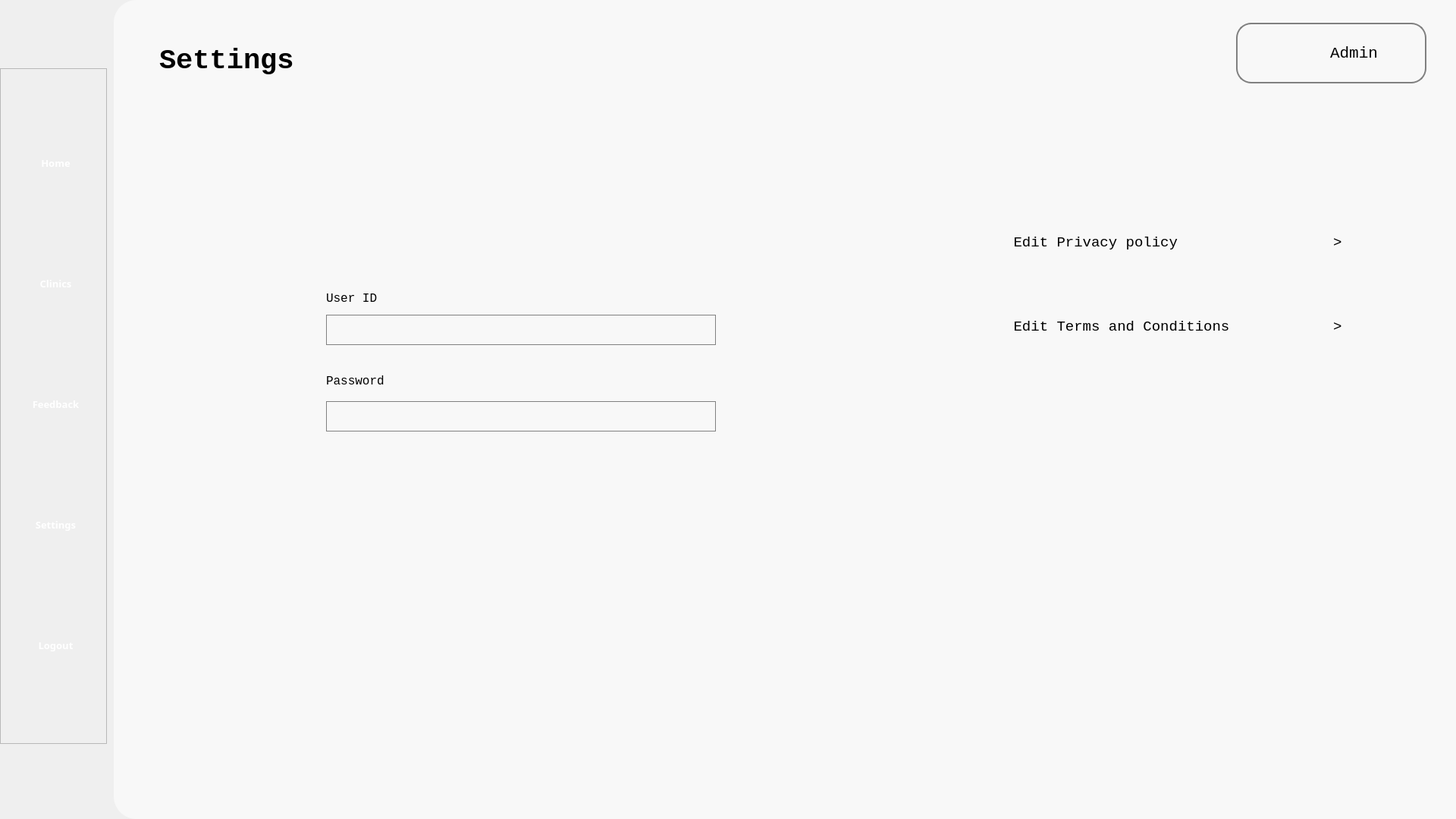
<?xml version="1.0" encoding="UTF-8"?>
<ui version="4.0">
 <class>Form</class>
 <widget class="QWidget" name="Form">
  <property name="geometry">
   <rect>
    <x>0</x>
    <y>0</y>
    <width>1920</width>
    <height>1080</height>
   </rect>
  </property>
  <property name="windowTitle">
   <string>Form</string>
  </property>
  <property name="styleSheet">
   <string notr="true">background-color: &quot;#B6D0E2&quot; </string>
  </property>
  <widget class="QWidget" name="whitebg" native="true">
   <property name="geometry">
    <rect>
     <x>150</x>
     <y>0</y>
     <width>1771</width>
     <height>1080</height>
    </rect>
   </property>
   <property name="styleSheet">
    <string notr="true">background-color: #F8F8F8;
border-bottom-left-radius: 30px;
border-top-left-radius: 30px;</string>
   </property>
   <widget class="QLabel" name="settings_label">
    <property name="geometry">
     <rect>
      <x>60</x>
      <y>40</y>
      <width>481</width>
      <height>81</height>
     </rect>
    </property>
    <property name="font">
     <font>
      <family>Consolas</family>
      <pointsize>28</pointsize>
      <weight>75</weight>
      <bold>true</bold>
     </font>
    </property>
    <property name="text">
     <string>Settings</string>
    </property>
   </widget>
   <widget class="QFrame" name="updateFrame">
    <property name="geometry">
     <rect>
      <x>180</x>
      <y>160</y>
      <width>741</width>
      <height>461</height>
     </rect>
    </property>
    <widget class="QWidget" name="layoutWidget">
     <property name="geometry">
      <rect>
       <x>100</x>
       <y>41</y>
       <width>518</width>
       <height>391</height>
      </rect>
     </property>
     <layout class="QVBoxLayout" name="verticalLayout_2">
      <property name="spacing">
       <number>15</number>
      </property>
      <item>
       <layout class="QVBoxLayout" name="name_layout">
        <property name="spacing">
         <number>10</number>
        </property>
        <item>
         <layout class="QHBoxLayout" name="horizontalLayout">
          <item>
           <spacer name="horizontalSpacer">
            <property name="orientation">
             <enum>Qt::Horizontal</enum>
            </property>
            <property name="sizeType">
             <enum>QSizePolicy::Fixed</enum>
            </property>
            <property name="sizeHint" stdset="0">
             <size>
              <width>175</width>
              <height>20</height>
             </size>
            </property>
           </spacer>
          </item>
          <item>
           <widget class="QLabel" name="profile_icon_2">
            <property name="minimumSize">
             <size>
              <width>150</width>
              <height>150</height>
             </size>
            </property>
            <property name="maximumSize">
             <size>
              <width>150</width>
              <height>150</height>
             </size>
            </property>
            <property name="styleSheet">
             <string notr="true">border: none</string>
            </property>
            <property name="text">
             <string/>
            </property>
            <property name="pixmap">
             <pixmap>../Images/icon/profile_icon.png</pixmap>
            </property>
            <property name="scaledContents">
             <bool>true</bool>
            </property>
           </widget>
          </item>
          <item>
           <spacer name="horizontalSpacer_2">
            <property name="orientation">
             <enum>Qt::Horizontal</enum>
            </property>
            <property name="sizeType">
             <enum>QSizePolicy::Fixed</enum>
            </property>
            <property name="sizeHint" stdset="0">
             <size>
              <width>175</width>
              <height>20</height>
             </size>
            </property>
           </spacer>
          </item>
         </layout>
        </item>
        <item>
         <widget class="QLabel" name="user_id">
          <property name="maximumSize">
           <size>
            <width>514</width>
            <height>23</height>
           </size>
          </property>
          <property name="font">
           <font>
            <family>Consolas</family>
            <pointsize>12</pointsize>
           </font>
          </property>
          <property name="text">
           <string>User ID</string>
          </property>
         </widget>
        </item>
        <item>
         <widget class="QLabel" name="user_id_display">
          <property name="minimumSize">
           <size>
            <width>514</width>
            <height>40</height>
           </size>
          </property>
          <property name="maximumSize">
           <size>
            <width>514</width>
            <height>40</height>
           </size>
          </property>
          <property name="font">
           <font>
            <family>Consolas</family>
            <pointsize>10</pointsize>
           </font>
          </property>
          <property name="styleSheet">
           <string notr="true">border-radius: 0px; border: 1px solid #808080</string>
          </property>
          <property name="text">
           <string/>
          </property>
         </widget>
        </item>
       </layout>
      </item>
      <item>
       <layout class="QVBoxLayout" name="pass_layout">
        <item>
         <widget class="QLabel" name="pas">
          <property name="maximumSize">
           <size>
            <width>514</width>
            <height>23</height>
           </size>
          </property>
          <property name="font">
           <font>
            <family>Consolas</family>
            <pointsize>12</pointsize>
           </font>
          </property>
          <property name="text">
           <string>Password</string>
          </property>
         </widget>
        </item>
        <item>
         <widget class="QLabel" name="pass_display">
          <property name="minimumSize">
           <size>
            <width>514</width>
            <height>40</height>
           </size>
          </property>
          <property name="maximumSize">
           <size>
            <width>514</width>
            <height>40</height>
           </size>
          </property>
          <property name="font">
           <font>
            <family>Consolas</family>
            <pointsize>10</pointsize>
           </font>
          </property>
          <property name="styleSheet">
           <string notr="true">border-radius: 0px; border: 1px solid #808080</string>
          </property>
          <property name="text">
           <string/>
          </property>
         </widget>
        </item>
       </layout>
      </item>
     </layout>
    </widget>
   </widget>
   <widget class="QWidget" name="layoutWidget_2">
    <property name="geometry">
     <rect>
      <x>1130</x>
      <y>270</y>
      <width>548</width>
      <height>211</height>
     </rect>
    </property>
    <layout class="QVBoxLayout" name="btn_layout">
     <property name="spacing">
      <number>50</number>
     </property>
     <item>
      <widget class="QPushButton" name="edit_policy_btn">
       <property name="minimumSize">
        <size>
         <width>546</width>
         <height>0</height>
        </size>
       </property>
       <property name="maximumSize">
        <size>
         <width>546</width>
         <height>16777215</height>
        </size>
       </property>
       <property name="font">
        <font>
         <family>Consolas</family>
         <pointsize>14</pointsize>
        </font>
       </property>
       <property name="styleSheet">
        <string notr="true">border-radius: 10; background-color: transparent; color: black</string>
       </property>
       <property name="text">
        <string>Edit Privacy policy                  &gt;</string>
       </property>
      </widget>
     </item>
     <item>
      <widget class="QPushButton" name="edit_tnc_btn">
       <property name="minimumSize">
        <size>
         <width>546</width>
         <height>0</height>
        </size>
       </property>
       <property name="maximumSize">
        <size>
         <width>546</width>
         <height>16777215</height>
        </size>
       </property>
       <property name="font">
        <font>
         <family>Consolas</family>
         <pointsize>14</pointsize>
        </font>
       </property>
       <property name="styleSheet">
        <string notr="true">border-radius: 10; background-color: transparent; color: black</string>
       </property>
       <property name="text">
        <string>Edit Terms and Conditions            &gt;</string>
       </property>
      </widget>
     </item>
    </layout>
   </widget>
   <widget class="QFrame" name="user_frame">
    <property name="geometry">
     <rect>
      <x>1480</x>
      <y>30</y>
      <width>251</width>
      <height>80</height>
     </rect>
    </property>
    <property name="styleSheet">
     <string notr="true">border-radius: 20px; border: 2px solid #808080</string>
    </property>
    <property name="frameShape">
     <enum>QFrame::StyledPanel</enum>
    </property>
    <property name="frameShadow">
     <enum>QFrame::Raised</enum>
    </property>
    <widget class="QLabel" name="profile_icon">
     <property name="geometry">
      <rect>
       <x>10</x>
       <y>10</y>
       <width>60</width>
       <height>60</height>
      </rect>
     </property>
     <property name="styleSheet">
      <string notr="true">border: none</string>
     </property>
     <property name="text">
      <string/>
     </property>
     <property name="pixmap">
      <pixmap>../Images/icon/profile_icon.png</pixmap>
     </property>
     <property name="scaledContents">
      <bool>true</bool>
     </property>
    </widget>
    <widget class="QPushButton" name="profile_btn">
     <property name="geometry">
      <rect>
       <x>120</x>
       <y>25</y>
       <width>71</width>
       <height>31</height>
      </rect>
     </property>
     <property name="font">
      <font>
       <family>Consolas</family>
       <pointsize>16</pointsize>
      </font>
     </property>
     <property name="styleSheet">
      <string notr="true">border: none</string>
     </property>
     <property name="text">
      <string>Admin</string>
     </property>
    </widget>
   </widget>
  </widget>
  <widget class="QFrame" name="frame">
   <property name="geometry">
    <rect>
     <x>0</x>
     <y>90</y>
     <width>141</width>
     <height>891</height>
    </rect>
   </property>
   <property name="frameShape">
    <enum>QFrame::StyledPanel</enum>
   </property>
   <property name="frameShadow">
    <enum>QFrame::Raised</enum>
   </property>
   <widget class="QWidget" name="layoutWidget_3">
    <property name="geometry">
     <rect>
      <x>31</x>
      <y>20</y>
      <width>87</width>
      <height>851</height>
     </rect>
    </property>
    <layout class="QVBoxLayout" name="verticalLayout">
     <item>
      <widget class="QToolButton" name="home_navigation">
       <property name="enabled">
        <bool>true</bool>
       </property>
       <property name="sizePolicy">
        <sizepolicy hsizetype="Fixed" vsizetype="Fixed">
         <horstretch>0</horstretch>
         <verstretch>0</verstretch>
        </sizepolicy>
       </property>
       <property name="minimumSize">
        <size>
         <width>85</width>
         <height>96</height>
        </size>
       </property>
       <property name="maximumSize">
        <size>
         <width>85</width>
         <height>96</height>
        </size>
       </property>
       <property name="font">
        <font>
         <family>Source Sans Pro Semibold</family>
         <pointsize>10</pointsize>
         <weight>75</weight>
         <bold>true</bold>
        </font>
       </property>
       <property name="styleSheet">
        <string notr="true">border: none; 
color: white;</string>
       </property>
       <property name="text">
        <string>   Home   </string>
       </property>
       <property name="icon">
        <iconset>
         <normaloff>../Images/nav_images/home_page_icon.png</normaloff>../Images/nav_images/home_page_icon.png</iconset>
       </property>
       <property name="iconSize">
        <size>
         <width>70</width>
         <height>70</height>
        </size>
       </property>
       <property name="toolButtonStyle">
        <enum>Qt::ToolButtonTextUnderIcon</enum>
       </property>
      </widget>
     </item>
     <item>
      <widget class="QToolButton" name="clinic_navigation">
       <property name="enabled">
        <bool>true</bool>
       </property>
       <property name="sizePolicy">
        <sizepolicy hsizetype="Fixed" vsizetype="Fixed">
         <horstretch>0</horstretch>
         <verstretch>0</verstretch>
        </sizepolicy>
       </property>
       <property name="minimumSize">
        <size>
         <width>85</width>
         <height>96</height>
        </size>
       </property>
       <property name="maximumSize">
        <size>
         <width>85</width>
         <height>96</height>
        </size>
       </property>
       <property name="font">
        <font>
         <family>Source Sans Pro Semibold</family>
         <pointsize>10</pointsize>
         <weight>75</weight>
         <bold>true</bold>
        </font>
       </property>
       <property name="styleSheet">
        <string notr="true">border: none; 
color: white;</string>
       </property>
       <property name="text">
        <string>Clinics</string>
       </property>
       <property name="icon">
        <iconset>
         <normaloff>../Images/nav_images/services_icon.png</normaloff>../Images/nav_images/services_icon.png</iconset>
       </property>
       <property name="iconSize">
        <size>
         <width>70</width>
         <height>70</height>
        </size>
       </property>
       <property name="toolButtonStyle">
        <enum>Qt::ToolButtonTextUnderIcon</enum>
       </property>
      </widget>
     </item>
     <item>
      <widget class="QToolButton" name="feedback_navigation">
       <property name="enabled">
        <bool>true</bool>
       </property>
       <property name="sizePolicy">
        <sizepolicy hsizetype="Fixed" vsizetype="Fixed">
         <horstretch>0</horstretch>
         <verstretch>0</verstretch>
        </sizepolicy>
       </property>
       <property name="minimumSize">
        <size>
         <width>85</width>
         <height>96</height>
        </size>
       </property>
       <property name="maximumSize">
        <size>
         <width>85</width>
         <height>96</height>
        </size>
       </property>
       <property name="font">
        <font>
         <family>Source Sans Pro Semibold</family>
         <pointsize>10</pointsize>
         <weight>75</weight>
         <bold>true</bold>
        </font>
       </property>
       <property name="styleSheet">
        <string notr="true">border: none; 
color: white;</string>
       </property>
       <property name="text">
        <string>Feedback</string>
       </property>
       <property name="icon">
        <iconset>
         <normaloff>../Images/nav_images/feedback_icon.png</normaloff>../Images/nav_images/feedback_icon.png</iconset>
       </property>
       <property name="iconSize">
        <size>
         <width>70</width>
         <height>70</height>
        </size>
       </property>
       <property name="toolButtonStyle">
        <enum>Qt::ToolButtonTextUnderIcon</enum>
       </property>
      </widget>
     </item>
     <item>
      <widget class="QToolButton" name="settings_navigation">
       <property name="enabled">
        <bool>true</bool>
       </property>
       <property name="sizePolicy">
        <sizepolicy hsizetype="Fixed" vsizetype="Fixed">
         <horstretch>0</horstretch>
         <verstretch>0</verstretch>
        </sizepolicy>
       </property>
       <property name="minimumSize">
        <size>
         <width>85</width>
         <height>96</height>
        </size>
       </property>
       <property name="maximumSize">
        <size>
         <width>85</width>
         <height>96</height>
        </size>
       </property>
       <property name="font">
        <font>
         <family>Source Sans Pro Semibold</family>
         <pointsize>10</pointsize>
         <weight>75</weight>
         <bold>true</bold>
        </font>
       </property>
       <property name="styleSheet">
        <string notr="true">border: none; 
color: white;</string>
       </property>
       <property name="text">
        <string>Settings</string>
       </property>
       <property name="icon">
        <iconset>
         <normaloff>../Images/nav_images/settings_page_icon.png</normaloff>../Images/nav_images/settings_page_icon.png</iconset>
       </property>
       <property name="iconSize">
        <size>
         <width>70</width>
         <height>70</height>
        </size>
       </property>
       <property name="toolButtonStyle">
        <enum>Qt::ToolButtonTextUnderIcon</enum>
       </property>
      </widget>
     </item>
     <item>
      <widget class="QToolButton" name="logout_navigation">
       <property name="enabled">
        <bool>true</bool>
       </property>
       <property name="sizePolicy">
        <sizepolicy hsizetype="Fixed" vsizetype="Fixed">
         <horstretch>0</horstretch>
         <verstretch>0</verstretch>
        </sizepolicy>
       </property>
       <property name="minimumSize">
        <size>
         <width>85</width>
         <height>96</height>
        </size>
       </property>
       <property name="maximumSize">
        <size>
         <width>85</width>
         <height>96</height>
        </size>
       </property>
       <property name="font">
        <font>
         <family>Source Sans Pro Semibold</family>
         <pointsize>10</pointsize>
         <weight>75</weight>
         <bold>true</bold>
        </font>
       </property>
       <property name="styleSheet">
        <string notr="true">border: none; 
color: white;</string>
       </property>
       <property name="text">
        <string>Logout</string>
       </property>
       <property name="icon">
        <iconset>
         <normaloff>../Images/nav_images/logout_icon.png</normaloff>../Images/nav_images/logout_icon.png</iconset>
       </property>
       <property name="iconSize">
        <size>
         <width>70</width>
         <height>70</height>
        </size>
       </property>
       <property name="toolButtonStyle">
        <enum>Qt::ToolButtonTextUnderIcon</enum>
       </property>
      </widget>
     </item>
    </layout>
   </widget>
  </widget>
 </widget>
 <resources/>
 <connections/>
</ui>
